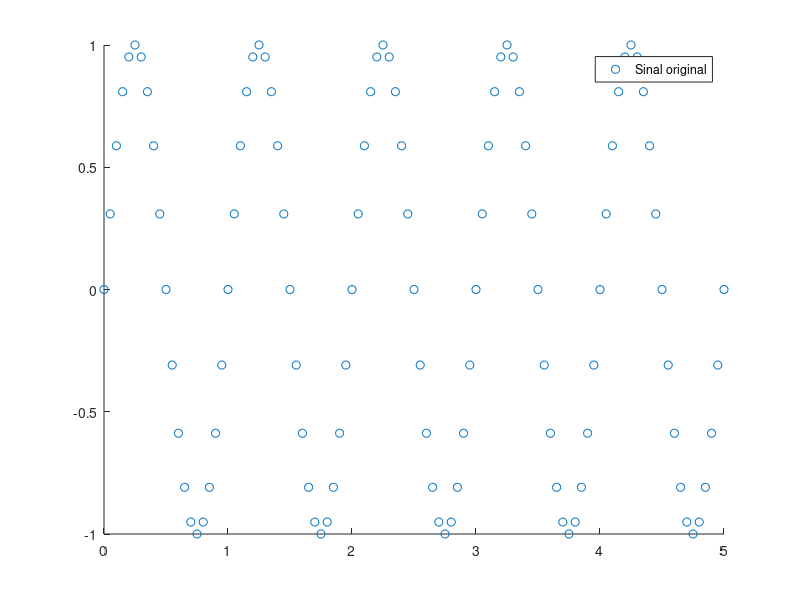

MATLAB code to generate this figure: (Note: this script raises an error after producing the figure.)
Ta = 0.05;      % sampling period

T = 5;

t = 0:Ta:T;

x = sin(2*pi*t);

hold on
figure(1);
plot(t, x, 'o');
legend("Sinal original");
[X, ts] = reconstroiSinal(x, Ta);
plot(ts, X, '--');
legend("Sinal reconst.");
title('Ex02_a');
xlabel('x');
ylabel('y');
axis([0 5 -1.25 1.25]);
grid on;
hold off;
